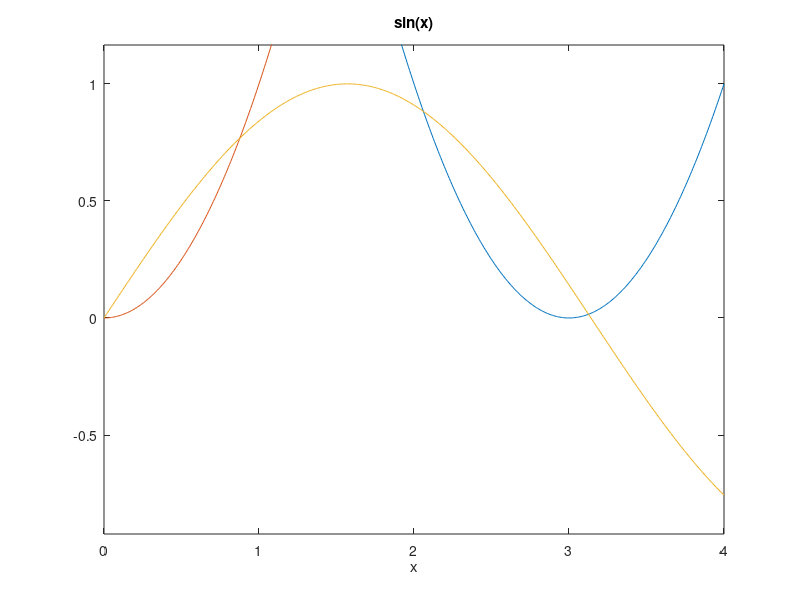

Write the MATLAB code that produced this figure. (Note: this script raises an error after producing the figure.)
%%
% NOTES
% DATE: 26/03/2018
% AUTHOR: MINHYUK NAM

%% CHP 4-0. Matrix Functions
% length()
% size()

%% CHP 4-1. Plotting
%% ezplot
ezplot('(x-3)^2', [0, 4])
xlabel('x value')
ylabel('f(x)')
title('f')
hold on %to keep the figure window

ezplot('x^2', [0, 4])
ezplot('sin(x)', [0, 4])
hold off %to stop hold on option

%% figure
% figure(n) to mark that the graph is nth plot

figure(5)

%% CHP 4-2. Differential Equation
%% 
% There is a function called 'yeastDE'
% function dYdt = yeastDE(t, Y) %(indep., dep.)
% k = 0.6;
% c = 700;
% dYdt = k * Y * (1 - Y/c); ODE problem

% There are mainly tow differnet type of equation - BVP, IVP - Bound value
% prob, and initial value prob.- and ode solver is to solve IVP, so that 

[t, Y] = ode45('yeastDE', 0:20, 1); %(x-value, t-value, initial-val)
plot(t,Y)

% There are vaious type of solver but ode45 is the most typical type

%% Vector Field (not testable)
% There is a function called 'yeastDE'
% function dydt = yeastDE(t, y)
% dydt = t - y ;

clc
clear

dy = @(t, y) t - y;
[T, Y] = meshgrid(-1 : 5, -2 : 4);
arrowY = dy(T, Y);
arrowT = ones(size(Y));

quiver(T, Y, arrowT, arrowY); %draw verctor arrows on plot
hold on

[t, y] = ode45('yeastDE', -1:.1:5, 2); plot(t, y)
[t, y] = ode45('yeastDE', -1:.1:5, 0); plot(t, y)
[t, y] = ode45('yeastDE', -1:.1:5, -1.8); plot(t, y)
hold off
